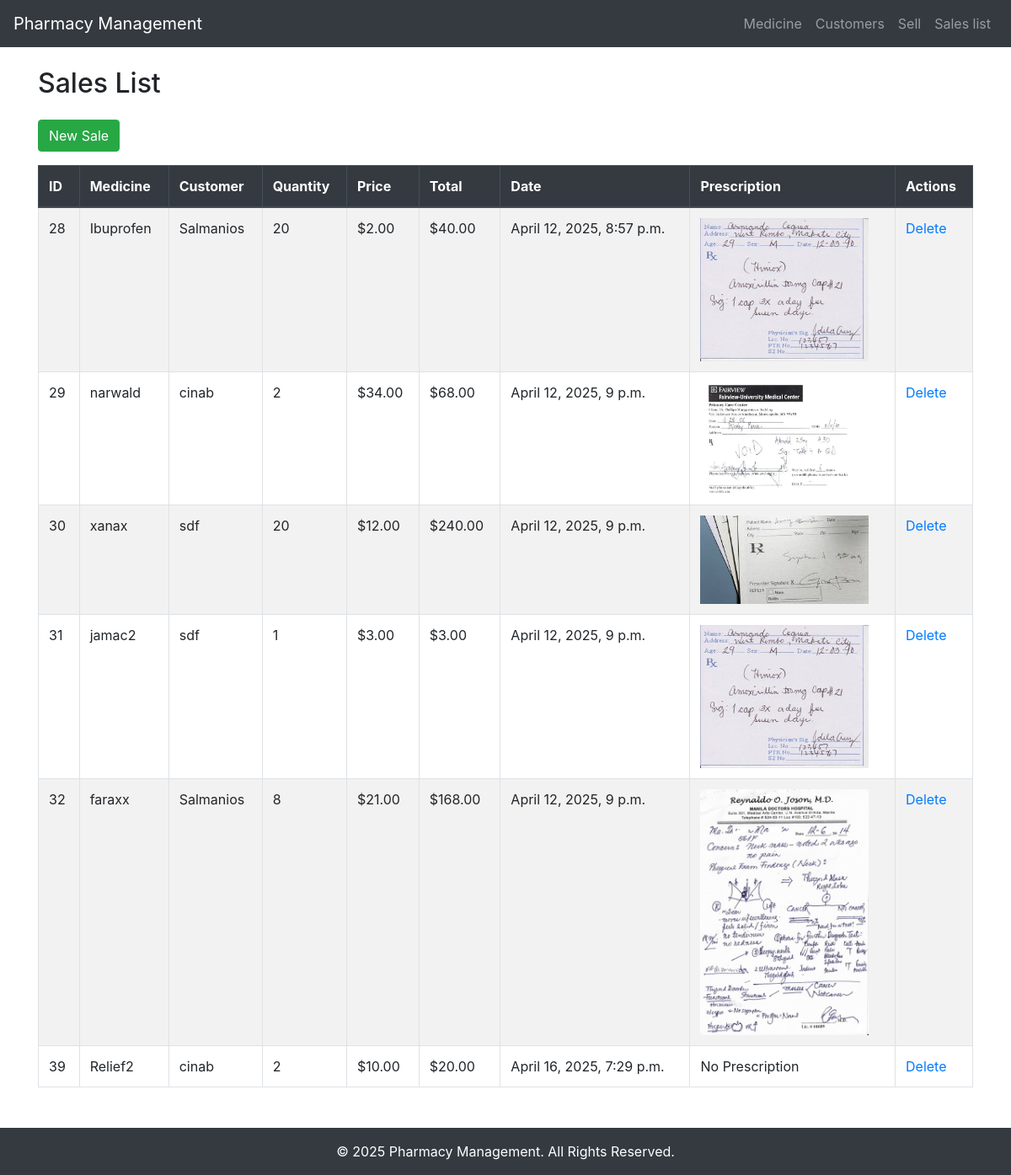
Page /sales/ on the committed database.
### pharmacy/models.py (models this page shows, shortened)
class Sale(models.Model):
    Customer = models.ForeignKey(Customer, on_delete=models.CASCADE)
    medicine = models.ForeignKey(Medicine, on_delete=models.CASCADE)
    quantity = models.IntegerField()
    prices = models.DecimalField(max_digits=10, decimal_places=2)
    total_price = models.DecimalField(max_digits=10, decimal_places=2)  # Add this field
    sale_date = models.DateTimeField(auto_now_add=True)
    prescription = models.ImageField(upload_to='pharmacy/static/prescription_images', null=True, blank=True)

class Medicine(models.Model):
    name = models.CharField(max_length=255)
    description = models.TextField(blank=True, null=True)
    manufacturer = models.CharField(max_length=255)
    batch_number = models.CharField(max_length=50, unique=True)
    quantity = models.IntegerField()
    price = models.DecimalField(max_digits=10, decimal_places=2)
    expiry_date = models.DateField()

class Customer(models.Model):
    name = models.CharField(max_length=255)
    contact_number = models.CharField(max_length=15)
    email = models.EmailField(blank=True, null=True)
    prescription = models.ImageField(upload_to='prescriptions/', null=True, blank=True)

### pharmacy/views.py (the view)
# urls.py: path('sales/', SaleListView.as_view(), name='sale_list'),
class SaleListView(ListView):
    model = Sale
    template_name = 'pharmacy/sales/sale_list.html'
    context_object_name = 'sales'

### pharmacy/templates/pharmacy/sales/sale_list.html (shortened to what this page needs)
{% extends 'pharmacy/base.html' %}
{% block content %}
<h2 class="mb-4">Sales List</h2>
<a href="{% url 'create_sale' %}" class="btn btn-success mb-3">
     New Sale
</a>
<table class="table table-bordered table-hover table-striped" method="POST" >
    <thead class="thead-dark">
        <tr>
            <th>ID</th>
            <th>Medicine</th>
            <th>Customer</th>
            <th>Quantity</th>
            <th>Price</th>
            <th>Total</th>
            <th>Date</th>
            <th>Prescription</th>
            <th>Actions</th>
        </tr>
    </thead>
    <tbody>
        {% for sale in sales %}
        <tr>
            <td>{{ sale.id }}</td>
            <td>{{ sale.medicine.name }}</td>
            <td>{{ sale.Customer.name }}</td>
            <td>{{ sale.quantity }}</td>
            <td>${{ sale.prices }}</td>
            <td>${{ sale.total_price }}</td>
            <td>{{ sale.sale_date }}</td>
            <td>
                {% if sale.prescription %}
                    <img src="{{ sale.prescription.url }}" alt="Prescription Image" width="200">
                {% else %}
                    No Prescription
                {% endif %}
            </td>
             <td>
             <a href="{% url 'sale_delete' sale.pk %}">Delete</a>
            </td>
        </tr>
        {% endfor %}
    </tbody>
</table>
{% endblock %}

### pharmacy/templates/pharmacy/base.html (shortened to what this page needs)
<!DOCTYPE html>
<html lang="en">
<head>
    <link href="https://stackpath.bootstrapcdn.com/bootstrap/4.5.2/css/bootstrap.min.css" rel="stylesheet" />
</head>
<body>
    <nav class="navbar navbar-expand-lg navbar-dark bg-dark">
        <a class="navbar-brand" href="{% url 'dashboard' %}">Pharmacy Management</a>
        <div class="collapse navbar-collapse">
            <ul class="navbar-nav ml-auto">
                <li class="nav-item">
                    <a class="nav-link" href="{% url 'medicine_list' %}">Medicine</a>
                </li>
                <li class="nav-item">
                    <a class="nav-link" href="{% url 'customer-list' %}">Customers</a>
                </li>
                <li class="nav-item">
                    <a class="nav-link" href="{% url 'create_sale' %}">Sell</a>
                </li>
                <li class="nav-item">
                    <a class="nav-link" href="{% url 'sale_list' %}">Sales list</a>
                </li>
            </ul>
        </div>
    </nav>
    <div class="container mt-4">
        {% block content %}
        {% endblock %}
    </div>
    <footer class="bg-dark text-white text-center py-3 mt-5">
        &copy; 2025 Pharmacy Management. All Rights Reserved.
    </footer>
</body>
</html>

### rows in the picture
Sale: id "28", medicine.name "Ibuprofen", Customer.name "Salmanios", quantity "20", prices "2.00", total_price "40.00", sale_date "April 12, 2025, 8:57 p.m.", prescription (picture)
Sale: id "29", medicine.name "narwald", Customer.name "cinab", quantity "2", prices "34.00", total_price "68.00", sale_date "April 12, 2025, 9 p.m.", prescription (picture)
Sale: id "30", medicine.name "xanax", Customer.name "sdf", quantity "20", prices "12.00", total_price "240.00", sale_date "April 12, 2025, 9 p.m.", prescription (picture)
Sale: id "31", medicine.name "jamac2", Customer.name "sdf", quantity "1", prices "3.00", total_price "3.00", sale_date "April 12, 2025, 9 p.m.", prescription (picture)
Sale: id "32", medicine.name "faraxx", Customer.name "Salmanios", quantity "8", prices "21.00", total_price "168.00", sale_date "April 12, 2025, 9 p.m.", prescription (picture)
Sale: id "39", medicine.name "Relief2", Customer.name "cinab", quantity "2", prices "10.00", total_price "20.00", sale_date "April 16, 2025, 7:29 p.m.", prescription "No Prescription"
